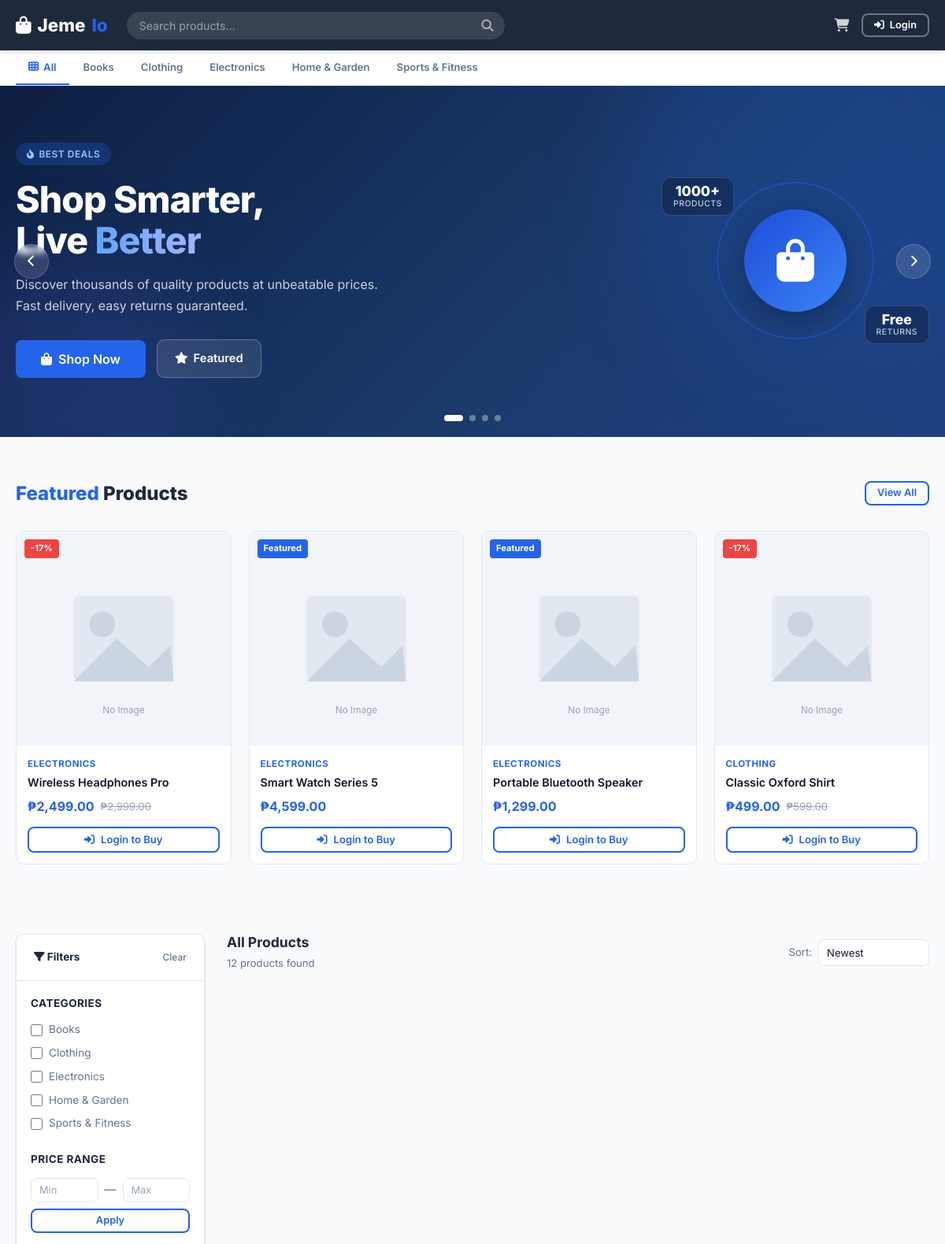
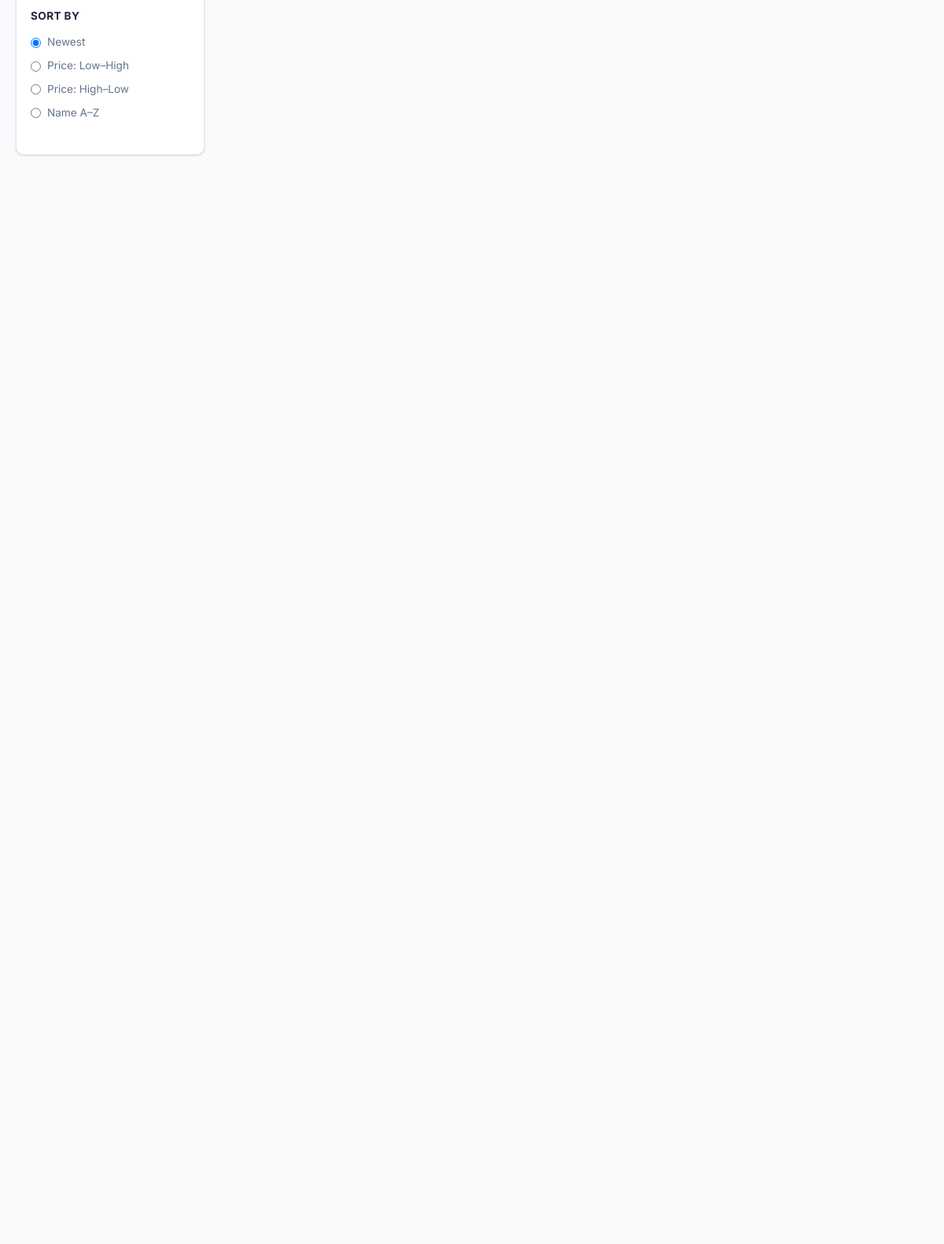
/customer/index.php (upper part), run on the app's committed database (2 pictures, top to bottom).
### tables this page shows
CREATE TABLE categories (
    id          INT UNSIGNED  AUTO_INCREMENT PRIMARY KEY,
    name        VARCHAR(100)  NOT NULL UNIQUE,
    description TEXT,
    image       VARCHAR(255),
    status      ENUM('active','inactive') NOT NULL DEFAULT 'active',
    created_at  TIMESTAMP     DEFAULT CURRENT_TIMESTAMP
);

CREATE TABLE products (
    id           INT UNSIGNED   AUTO_INCREMENT PRIMARY KEY,
    category_id  INT UNSIGNED   DEFAULT NULL,
    name         VARCHAR(200)   NOT NULL,
    description  TEXT,
    price        DECIMAL(10,2)  NOT NULL,
    sale_price   DECIMAL(10,2)  DEFAULT NULL,
    stock        INT            NOT NULL DEFAULT 0,
    image        VARCHAR(255)   DEFAULT 'no-image.png',
    status       ENUM('active','inactive') NOT NULL DEFAULT 'active',
    featured     TINYINT(1)     NOT NULL DEFAULT 0,
    created_at   TIMESTAMP      DEFAULT CURRENT_TIMESTAMP,
    FOREIGN KEY (category_id) REFERENCES categories(id) ON DELETE SET NULL
);

### includes/product_card.php (the view, shortened to what the rows shown need)
<?php
$current_price = $p['sale_price'] ? (float)$p['sale_price'] : (float)$p['price'];
$is_sale       = !empty($p['sale_price']) && $p['sale_price'] < $p['price'];
$discount_pct  = $is_sale ? round((1 - $p['sale_price'] / $p['price']) * 100) : 0;
?>
<div class="product-card">
  <a href="<?= SITE_URL ?>/customer/product.php?id=<?= $p['id'] ?>">
    <div class="product-img-wrap">
      <img src="<?= product_img($p['image']) ?>" alt="<?= e($p['name']) ?>" loading="lazy">
      <?php if ($is_sale): ?>
      <span class="product-badge">-<?= $discount_pct ?>%</span>
      <?php elseif ($p['featured']): ?>
      <span class="product-badge featured">Featured</span>
      <?php endif; ?>
    </div>
  </a>
  <div class="product-info">
    <?php if (!empty($p['category_name'])): ?>
    <div class="product-category"><?= e($p['category_name']) ?></div>
    <?php endif; ?>
    <a href="<?= SITE_URL ?>/customer/product.php?id=<?= $p['id'] ?>" class="product-name" style="display:block;text-decoration:none;color:inherit">
      <?= e($p['name']) ?>
    </a>
    <div class="product-price">
      <span class="price-current"><?= currency($current_price) ?></span>
      <?php if ($is_sale): ?>
      <span class="price-original"><?= currency($p['price']) ?></span>
      <?php endif; ?>
    </div>
    <?php
    $is_rider_card = is_logged_in() && ($_SESSION['user_role'] ?? '') === 'rider';
    if ($p['stock'] > 0): ?>
    <?php if ($is_rider_card): ?>
    <a href="<?= SITE_URL ?>/customer/product.php?id=<?= $p['id'] ?>" class="btn btn-outline">
      <i class="fas fa-eye"></i> View Product
    </a>
    <?php elseif (is_logged_in()): ?>
    <button class="btn btn-primary" data-add-cart="<?= $p['id'] ?>">
      <i class="fas fa-cart-plus"></i> Add to Cart
    </button>
    <?php else: ?>
    <a href="<?= SITE_URL ?>/login.php" class="btn btn-outline">
      <i class="fas fa-sign-in-alt"></i> Login to Buy
    </a>
    <?php endif; ?>
    <?php else: ?>
    <button class="btn btn-outline" disabled>Out of Stock</button>
    <?php endif; ?>
  </div>
</div>

### includes/header.php (shortened to what the rows shown need)
<?php
require_once __DIR__ . '/../includes/functions.php';
?>
<!DOCTYPE html>
<html lang="en">
<head>
<link rel="stylesheet" href="https://cdnjs.cloudflare.com/ajax/libs/font-awesome/6.5.0/css/all.min.css">
<link rel="stylesheet" href="<?= SITE_URL ?>/assets/css/style.css">
</head>
<body>
<?php
$db_cats = getDB();
$cat_stmt = $db_cats->query("SELECT id, name FROM categories WHERE status='active' ORDER BY name");
$nav_categories = $cat_stmt->fetchAll();
$active_cat = $_GET['category'] ?? '';
?>
<div class="cat-nav">
  <div class="container">
    <div class="cat-nav-inner">
      <a href="<?= SITE_URL ?>/customer/index.php" class="cat-nav-link <?= $active_cat === '' ? 'active' : '' ?>">
        <i class="fas fa-th"></i> All
      </a>
      <?php foreach ($nav_categories as $c): ?>
      <a href="<?= SITE_URL ?>/customer/index.php?category=<?= $c['id'] ?>"
         class="cat-nav-link <?= $active_cat == $c['id'] ? 'active' : '' ?>">
        <?= e($c['name']) ?>
      </a>
      <?php endforeach; ?>
    </div>
  </div>
</div>

### customer/index.php (shortened to what the rows shown need)
<?php
require_once __DIR__ . '/../includes/auth.php';
$db = getDB();
$q          = trim($_GET['q'] ?? '');
$category   = (int)($_GET['category'] ?? 0);
$sort       = $_GET['sort'] ?? 'newest';
$page       = max(1, (int)($_GET['page'] ?? 1));
$per_page   = 12;
$where = ["p.status='active'"];
$params = [];
$where_sql = 'WHERE ' . implode(' AND ', $where);
$count_sql = "SELECT COUNT(*) FROM products p $where_sql";
$count_st  = $db->prepare($count_sql);
$count_st->execute($params);
$total = (int)$count_st->fetchColumn();
$pag = paginate($total, $per_page, $page);
$order_map = [
    'newest'     => 'p.created_at DESC',
    'oldest'     => 'p.created_at ASC',
    'price_asc'  => 'COALESCE(p.sale_price,p.price) ASC',
    'price_desc' => 'COALESCE(p.sale_price,p.price) DESC',
    'name_asc'   => 'p.name ASC',
];
$order_by = $order_map[$sort] ?? 'p.created_at DESC';
$sql = "SELECT p.*, c.name AS category_name
        FROM products p
        LEFT JOIN categories c ON p.category_id = c.id
        $where_sql
        ORDER BY p.featured DESC, $order_by
        LIMIT ? OFFSET ?";
$st = $db->prepare($sql);
$st->execute(array_merge($params, [$pag['per_page'], $pag['offset']]));
$products = $st->fetchAll();
$featured = [];
if (!$q && !$category && $page === 1) {
    $fs = $db->query("SELECT p.*, c.name AS category_name FROM products p LEFT JOIN categories c ON p.category_id=c.id WHERE p.status='active' AND p.featured=1 LIMIT 4");
    $featured = $fs->fetchAll();
}
require_once __DIR__ . '/../includes/header.php';
?>
<?php if (!$q && !$category && $page === 1): ?>
<section class="hero-carousel" id="heroCarousel" aria-label="Advertisement Banner">
  <div class="hc-track">
    <div class="hc-slide" style="background:linear-gradient(135deg,#0d1f42 0%,#1a3a6b 60%,#1e4080 100%)">
      <div class="container hc-inner">
        <div class="hc-content">
          <h1 class="hc-title">Shop Smarter,<br>Live <em>Better</em></h1>
        </div>
      </div>
    </div>
  </div>
</section>
<?php if ($featured): ?>
<section class="section" id="featured" style="padding-bottom:0">
  <div class="container">
    <div class="section-header">
      <h2 class="section-title"><span>Featured</span> Products</h2>
    </div>
    <div class="products-grid">
      <?php foreach ($featured as $p): ?>
      <?php include __DIR__ . '/../includes/product_card.php'; ?>
      <?php endforeach; ?>
    </div>
  </div>
</section>
<?php endif; ?>
<?php endif; ?>
<section class="section" id="products">
  <div class="container">
    <div class="shop-layout">
      <aside class="filters-panel">
        <form method="GET" class="auto-submit">
          <div class="card">
            <div class="card-body" style="padding:18px">
              <div class="filter-section">
                <div class="filter-title">Categories</div>
                <?php
                $cats = $db->query("SELECT id, name FROM categories WHERE status='active' ORDER BY name")->fetchAll();
                foreach ($cats as $c):
                ?>
                <label class="filter-option">
                  <input type="checkbox" name="category" value="<?= $c['id'] ?>"
                         <?= $category == $c['id'] ? 'checked' : '' ?>
                         onchange="this.form.submit()">
                  <?= e($c['name']) ?>
                </label>
                <?php endforeach; ?>
              </div>
            </div>
          </div>
        </form>
      </aside>
      <div>
        <div class="d-flex align-center justify-between mb-16" style="flex-wrap:wrap;gap:10px">
          <div>
            <?php if ($q): ?>
            <h2 style="font-size:1.1rem;margin-bottom:4px">Results for "<?= e($q) ?>"</h2>
            <?php elseif ($category): ?>
            <h2 style="font-size:1.1rem;margin-bottom:4px"><?= e($cats[array_search($category, array_column($cats,'id'))]['name'] ?? 'Category') ?></h2>
            <?php else: ?>
            <h2 style="font-size:1.1rem;margin-bottom:4px">All Products</h2>
            <?php endif; ?>
          </div>
        </div>
        <?php if ($products): ?>
          <?php foreach ($products as $p): ?>
          <?php include __DIR__ . '/../includes/product_card.php'; ?>
          <?php endforeach; ?>
        <?php endif; ?>
      </div>
    </div>
  </div>
</section>
<?php require_once __DIR__ . '/../includes/footer.php'; ?>

### data on the page
categories: name "Books"
categories: name "Clothing"
categories: name "Electronics"
categories: name "Home & Garden"
categories: name "Sports & Fitness"
products: discount_pct "17", category.name "ELECTRONICS", name "Wireless Headphones Pro", sale_price "₱2,499.00", price "₱2,999.00"
products: featured "Featured", category.name "ELECTRONICS", name "Smart Watch Series 5", currency($current_price) "₱4,599.00"
products: featured "Featured", category.name "ELECTRONICS", name "Portable Bluetooth Speaker", currency($current_price) "₱1,299.00"
products: discount_pct "17", category.name "CLOTHING", name "Classic Oxford Shirt", sale_price "₱499.00", price "₱599.00"

### other printed values
$label "Newest"
$label "Price: Low–High"
$label "Price: High–Low"
$label "Name A–Z"
$total "12"
form field sort "Newest"
